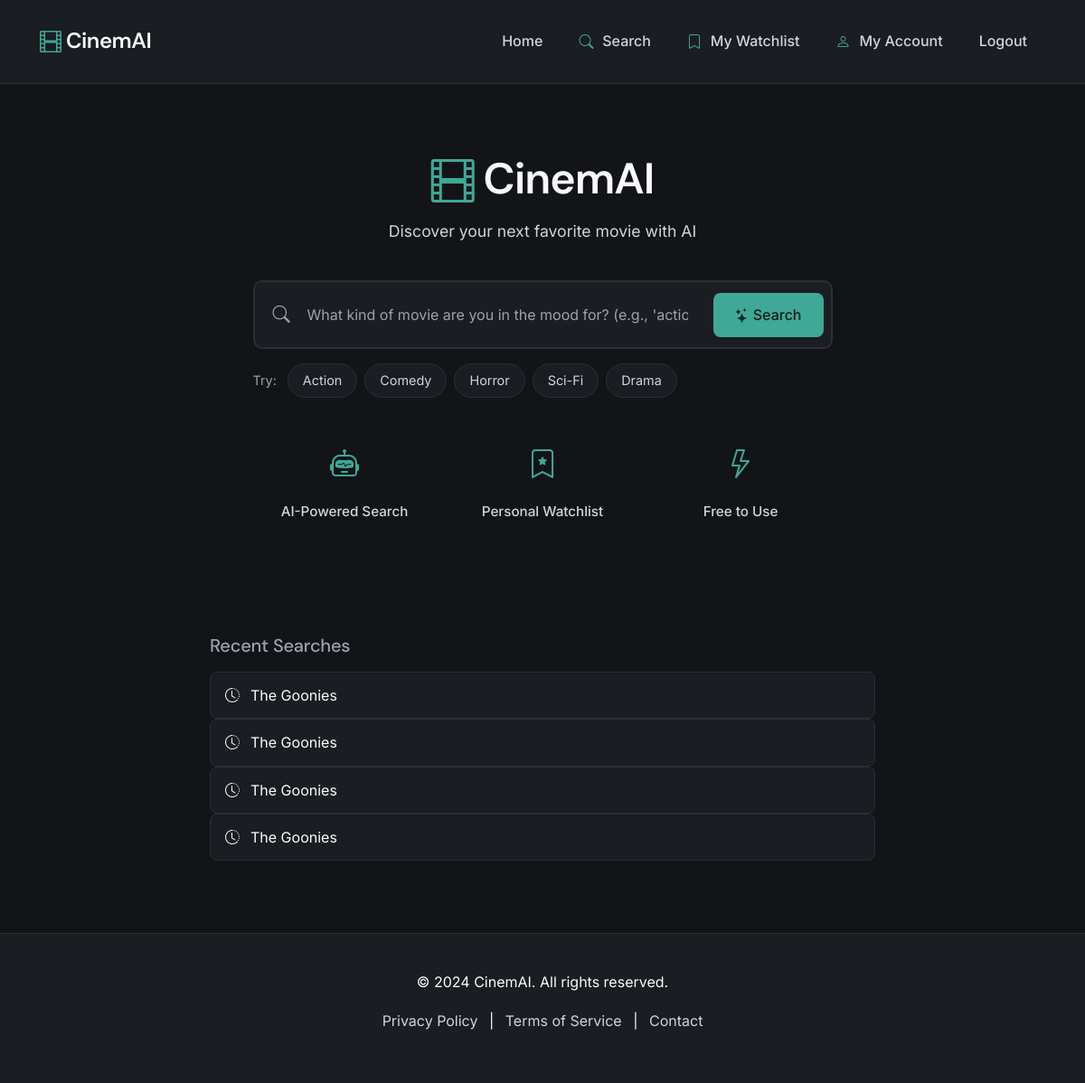
The page / (signed in) on the database as committed earlier.
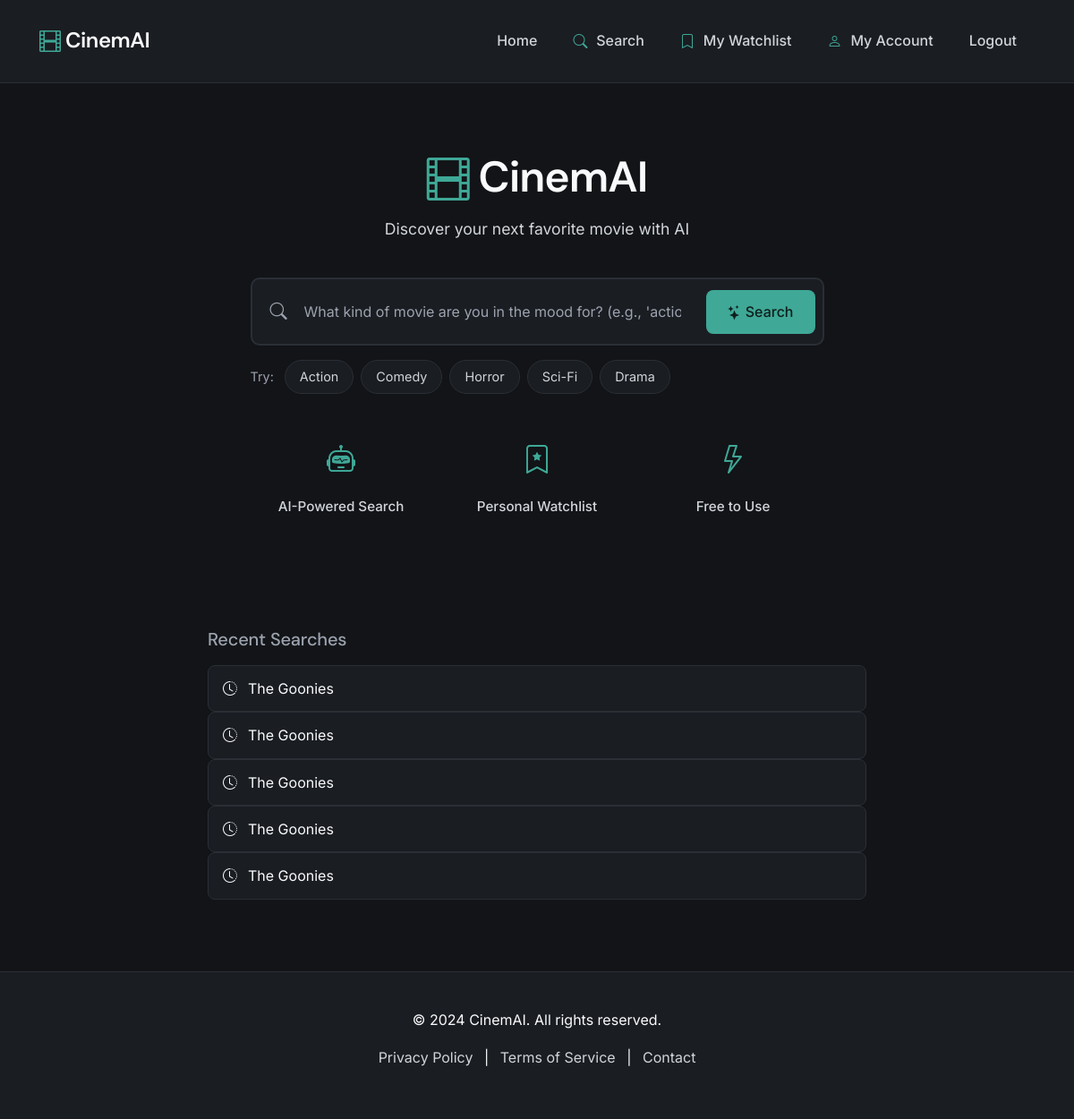
The same page on the database as committed later.
### cinemai/models.py (models this page shows, shortened)
class SearchHistory(models.Model):
    user = models.ForeignKey(User, on_delete=models.CASCADE, related_name='search_history')
    query = models.CharField(max_length=255)
    genre = models.CharField(max_length=100, blank=True)
    created_at = models.DateTimeField(auto_now_add=True)
    class Meta:
        ordering = ['-created_at']
        verbose_name_plural = 'Search histories'

### cinemai/views.py (the view)
# urls.py: path('', views.home, name='home'),
def home(request):
    context = {
        'user': request.user,
    }
    return render(request, 'cinemai/home.html', context)

### cinemai/templates/cinemai/home.html (shortened to what this page needs)
{% extends 'cinemai/base.html' %}
{% block content %}
<div class="hero-section-simple">
    <div class="container">
        <div class="row justify-content-center">
            <div class="col-lg-8 col-xl-7">
                <div class="text-center mb-4">
                    <h1 class="brand-title">
                        <i class="bi bi-film"></i> CinemAI
                    </h1>
                    <p class="brand-subtitle">Discover your next favorite movie with AI</p>
                </div>
                <div class="search-container">
                    <form method="post" action="{% url 'search' %}">
                        <div class="search-input-wrapper">
                            <i class="bi bi-search search-icon"></i>
                            <input
                                type="text"
                                class="form-control search-input"
                                name="search_query"
                                placeholder="What kind of movie are you in the mood for? (e.g., 'action movies with strong female leads')"
                                required
                                autofocus
                            >
                            <button type="submit" class="btn btn-primary search-btn">
                                <i class="bi bi-stars"></i> Search
                            </button>
                        </div>
                        <div class="genre-chips mt-3">
                            <span class="chip-label">Try:</span>
                            <button type="submit" name="search_query" value="action thriller movies" class="genre-chip">Action</button>
                            <button type="submit" name="search_query" value="romantic comedy movies" class="genre-chip">Comedy</button>
                            <button type="submit" name="search_query" value="horror movies" class="genre-chip">Horror</button>
                            <button type="submit" name="search_query" value="sci-fi movies" class="genre-chip">Sci-Fi</button>
                            <button type="submit" name="search_query" value="drama movies" class="genre-chip">Drama</button>
                        </div>
                    </form>
                </div>
                <div class="features-simple mt-5">
                    <div class="row g-3 text-center">
                        <div class="col-md-4">
                            <i class="bi bi-robot feature-icon"></i>
                            <p class="feature-text">AI-Powered Search</p>
                        </div>
                        <div class="col-md-4">
                            <i class="bi bi-bookmark-star feature-icon"></i>
                            <p class="feature-text">Personal Watchlist</p>
                        </div>
                        <div class="col-md-4">
                            <i class="bi bi-lightning feature-icon"></i>
                            <p class="feature-text">Free to Use</p>
                        </div>
                    </div>
                </div>
            </div>
        </div>
    </div>
</div>
{% if user.is_authenticated %}
<div class="container mt-5">
    <div class="row justify-content-center">
        <div class="col-lg-8">
            <h5 class="text-muted mb-3">Recent Searches</h5>
            <div class="recent-searches">
                {% if user.search_history.all|slice:":5" %}
                    {% for search in user.search_history.all|slice:":5" %}
                        <a href="{% url 'search' %}?q={{ search.query }}" class="recent-search-item">
                            <i class="bi bi-clock-history"></i> {{ search.query }}
                        </a>
                    {% endfor %}
                {% else %}
                    <p class="text-muted small">Your search history will appear here</p>
                {% endif %}
            </div>
        </div>
    </div>
</div>
{% endif %}
{% endblock %}

### cinemai/templates/cinemai/base.html (shortened to what this page needs)
{% load static %}
<!DOCTYPE html>
<html lang="en">
<head>
    <link href="https://cdn.jsdelivr.net/npm/bootstrap@5.3.0/dist/css/bootstrap.min.css" rel="stylesheet">
    <link rel="stylesheet" href="https://cdn.jsdelivr.net/npm/bootstrap-icons@1.10.0/font/bootstrap-icons.css">
    <link rel="stylesheet" href="{% static 'css/style.css' %}">
</head>
<body>
    <nav class="navbar navbar-expand-lg navbar-dark">
        <div class="container-fluid">
            <a class="navbar-brand" href="{% url 'home' %}">
                <i class="bi bi-film"></i> CinemAI
            </a>
            <div class="collapse navbar-collapse" id="navbarNav">
                <ul class="navbar-nav ms-auto">
                    <li class="nav-item">
                        <a class="nav-link" href="{% url 'home' %}">Home</a>
                    </li>
                    {% if user.is_authenticated %}
                        <li class="nav-item">
                            <a class="nav-link" href="{% url 'search' %}">
                                <i class="bi bi-search"></i> Search
                            </a>
                        </li>
                        <li class="nav-item">
                            <a class="nav-link" href="{% url 'watchlist' %}">
                                <i class="bi bi-bookmark"></i> My Watchlist
                            </a>
                        </li>
                        <li class="nav-item">
                            <a class="nav-link" href="{% url 'account' %}">
                                <i class="bi bi-person"></i> My Account
                            </a>
                        </li>
                        <li class="nav-item">
                            <a class="nav-link" href="{% url 'logout' %}">Logout</a>
                        </li>
                    {% endif %}
                </ul>
            </div>
        </div>
    </nav>
    <main>
        {% block content %}{% endblock %}
    </main>
    <footer class="text-center">
        <div class="container">
            <p>&copy; 2024 CinemAI. All rights reserved.</p>
            <p>
                <a href="#" class="mx-2">Privacy Policy</a> |
                <a href="#" class="mx-2">Terms of Service</a> |
                <a href="#" class="mx-2">Contact</a>
            </p>
        </div>
    </footer>
</body>
</html>

### static/css/style.css (style rules this page uses)
:root { --bg-primary: #121417; --bg-surface: #1A1D22; --text-primary: #F9FAFB; --text-secondary: #D1D5DB; --text-muted: #9CA3AF; --accent: #3FA897; --accent-hover: #359680; --border-subtle: #2A2F36; --error: #EF4444; --success: #10B981; --warning: #F59E0B; }
* { box-sizing: border-box; }
body { margin: 0; background: var(--bg-primary); color: var(--text-primary); font-family: "Inter", system-ui, -apple-system, sans-serif; line-height: 1.65; min-height: 100vh; }
h1, h2, h3, h4, h5, h6 { font-family: "DM Sans", system-ui, sans-serif; font-weight: 500; letter-spacing: -0.01em; line-height: 1.3; color: var(--text-secondary); }
.navbar { background-color: var(--bg-surface) !important; padding: 1.25rem 2rem; border-bottom: 1px solid var(--border-subtle); backdrop-filter: blur(10px); }
.navbar-brand { color: var(--text-primary) !important; font-family: "DM Sans", sans-serif; font-weight: 600; font-size: 1.5rem; letter-spacing: -0.02em; }
.navbar-brand i { color: var(--accent); }
.nav-link { color: var(--text-secondary) !important; margin: 0 0.75rem; transition: color 0.2s ease; font-weight: 500; }
.nav-link i { color: var(--accent); margin-right: 0.35rem; }
.btn-primary { background: var(--accent); color: #0F1F1B; border: none; border-radius: 8px; padding: 0.75rem 1.5rem; font-weight: 500; font-family: "Inter", sans-serif; transition: all 0.2s ease; }
.form-control { background-color: var(--bg-surface); border: 1px solid var(--border-subtle); color: var(--text-primary); border-radius: 8px; padding: 0.75rem 1rem; font-family: "Inter", sans-serif; transition: all 0.2s ease; }
.form-control::placeholder { color: var(--text-muted); }
.hero-section-simple { min-height: 70vh; display: flex; align-items: center; padding: 4rem 0; }
.brand-title { font-family: "DM Sans", sans-serif; font-size: 3rem; font-weight: 600; margin-bottom: 0.5rem; color: var(--text-primary); letter-spacing: -0.02em; }
.brand-title i { color: var(--accent); }
.brand-subtitle { font-size: 1.1rem; color: var(--text-secondary); margin-bottom: 2rem; }
.search-container { margin-top: 2.5rem; }
.search-input-wrapper { position: relative; display: flex; align-items: center; background: var(--bg-surface); border: 2px solid var(--border-subtle); border-radius: 10px; padding: 8px; transition: all 0.2s ease; }
.search-icon { position: absolute; left: 20px; color: var(--text-muted); font-size: 1.2rem; pointer-events: none; }
.search-input { flex: 1; background: transparent; border: none; color: var(--text-primary); font-size: 1rem; padding: 16px 20px 16px 50px; outline: none; font-family: "Inter", sans-serif; }
.search-input::placeholder { color: var(--text-muted); }
.search-btn { border-radius: 8px; padding: 12px 24px; font-weight: 500; white-space: nowrap; margin-left: 8px; }
.genre-chips { display: flex; align-items: center; gap: 8px; flex-wrap: wrap; margin-top: 1rem; }
.chip-label { color: var(--text-muted); font-size: 0.9rem; margin-right: 4px; }
.genre-chip { background: var(--bg-surface); border: 1px solid var(--border-subtle); color: var(--text-secondary); padding: 6px 16px; border-radius: 20px; font-size: 0.9rem; transition: all 0.2s ease; cursor: pointer; font-family: "Inter", sans-serif; }
.features-simple { margin-top: 3rem; }
.feature-icon { font-size: 2rem; color: var(--accent); margin-bottom: 0.75rem; display: block; }
.feature-text { color: var(--text-secondary); font-size: 0.95rem; margin: 0; font-weight: 500; }
footer { background-color: var(--bg-surface); padding: 2.5rem 0; margin-top: 5rem; border-top: 1px solid var(--border-subtle); }
footer a { color: var(--text-secondary); text-decoration: none; transition: color 0.2s ease; }
.text-muted { color: var(--text-muted) !important; }
a { color: var(--accent); text-decoration: none; transition: color 0.2s ease; }
.bi { vertical-align: middle; }
.recent-search-item { background: var(--bg-surface); padding: 12px 16px; border-radius: 8px; color: var(--text-primary); text-decoration: none; transition: all 0.2s ease; display: flex; align-items: center; gap: 12px; border: 1px solid var(--border-subtle); }
body { animation: fadeIn 0.3s ease; }

Rows that differ between the two databases and show on the page:
added SearchHistory: query "The Goonies"
